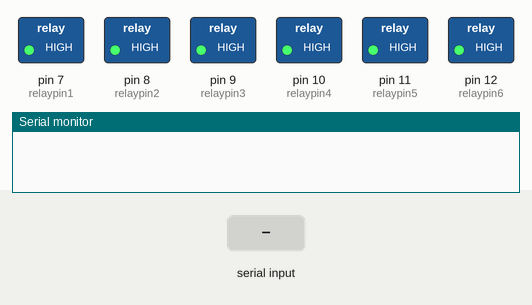
This sketch was run on a simulated Arduino Uno, built with avr-gcc and run on an emulated ATmega328P. Shown: switched loads named in the sketch (green lamp = pin HIGH), the last lines printed to the serial monitor. The test bench sets the inputs (shaded band).

Above: at 0.9 s.
1.0 s: "i" received over Serial
2.5 s: byte 104 (104) received over Serial
At 2.9 s:
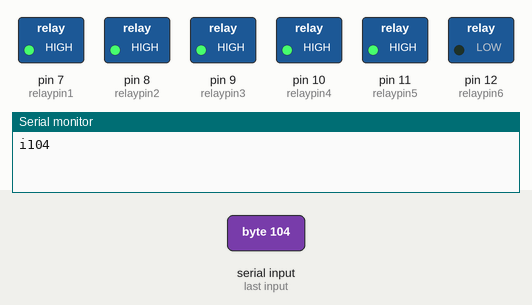
4.1 s: "c" received over Serial
At 5.6 s:
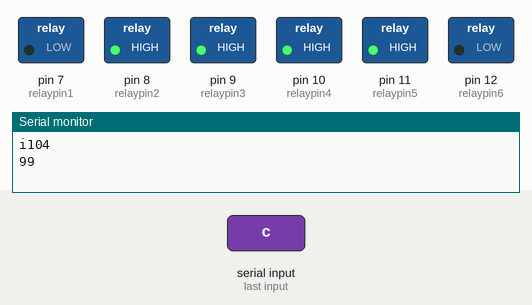
6.1 s: byte 103 (103) received over Serial
At 6.8 s:
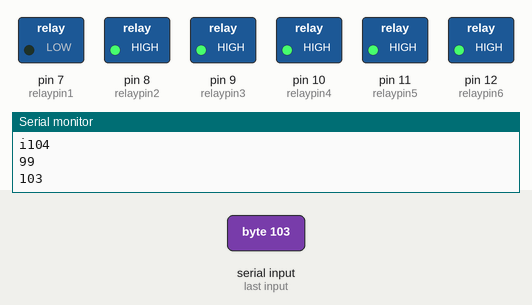
7.6 s: "d" received over Serial
At 9.3 s:
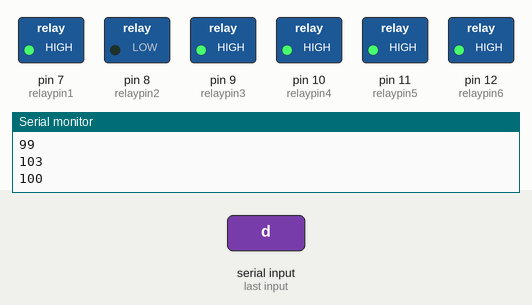
9.6 s: "e" received over Serial
At 11.0 s:
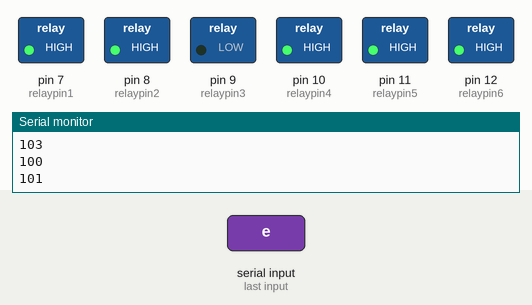
Timing chart, 0 to 12.6 s (numbered marks = the images above; inputs shaded):
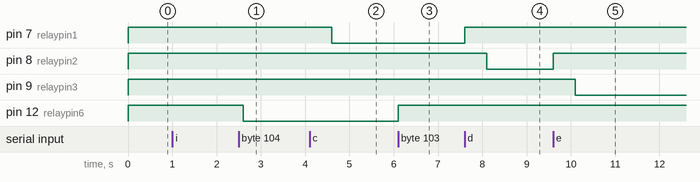

The sketch:

controller.ino
```cpp
/*
 * Written by Max Leon Guwa (OrangePurgatory; https://github.com/OrangePurgatory)
 * Verification done, working
 *
 *
 *
 * Data:
 *
 * a(97): Turn off
 * b(98): Turn on
 * c(99): Speed 1
 * d(100): Speed 2
 * e(101): Speed 3
 * f(102): Speed 4
 * g(103): Swing off
 * h(104): Swing on
 * i(105): Initialisation key (DO NOT SEND!)
 *
 *
*/

// defining pins
const int relaypin1 = 7;
const int relaypin2 = 8;
const int relaypin3 = 9;
const int relaypin4 = 10;
const int relaypin5 = 11;
const int relaypin6 = 12;
const int ledpin = 13;

// defining variables
int in = 0;

void setup()
{
   // defining bitrate of serial input
   digitalWrite(relaypin1, HIGH);
   digitalWrite(relaypin2, HIGH);
   digitalWrite(relaypin3, HIGH);
   digitalWrite(relaypin4, HIGH);
   digitalWrite(relaypin5, HIGH);
   digitalWrite(relaypin6, HIGH);
   Serial.begin(19200);
   // attaching relays
   pinMode(relaypin1, OUTPUT);

   pinMode(relaypin2, OUTPUT);

   pinMode(relaypin3, OUTPUT);

   pinMode(relaypin4, OUTPUT);

   pinMode(relaypin5, OUTPUT);

   pinMode(relaypin6, OUTPUT);
   // initializing
   bool active = false;
   while (!active)
   {
      while (Serial.available())
      {
         char c = Serial.read();
         if (c == 'i')
         {
            Serial.write('i');
            active = true;
            digitalWrite(ledpin, LOW);
            break;
         }
         else
         {
            digitalWrite(ledpin, HIGH);
            break;
         }
      }
   }
}

void loop()
{
   while (Serial.available())
   {                           // while serial is sending data -
      int in = Serial.read(); // - read data received
      // relay1-4 (fan speed)
      Serial.println(in);
      if (in == 99)
      {
         digitalWrite(relaypin2, HIGH);
         digitalWrite(relaypin3, HIGH);
         digitalWrite(relaypin4, HIGH);
         delay(500);
         digitalWrite(relaypin1, LOW);
      }
      else if (in == 100)
      {
         digitalWrite(relaypin1, HIGH);
         digitalWrite(relaypin3, HIGH);
         digitalWrite(relaypin4, HIGH);
         delay(500);
         digitalWrite(relaypin2, LOW);
      }
      else if (in == 101)
      {
         digitalWrite(relaypin1, HIGH);
         digitalWrite(relaypin2, HIGH);
         digitalWrite(relaypin4, HIGH);
         delay(500);
         digitalWrite(relaypin3, LOW);
      }
      else if (in == 102)
      {
         digitalWrite(relaypin1, HIGH);
         digitalWrite(relaypin2, HIGH);
         digitalWrite(relaypin3, HIGH);
         delay(500);
         digitalWrite(relaypin4, LOW);
         // relay5 (fan off/on)
      }
      else if (in == 97)
      {
         digitalWrite(relaypin5, HIGH);
      }
      else if (in == 98)
      {
         delay(100);
         digitalWrite(relaypin5, LOW);
         // relay6 (swing off/on)
      }
      else if (in == 103)
      {
         digitalWrite(relaypin6, HIGH);
      }
      else if (in == 104)
      {
         delay(100);
         digitalWrite(relaypin6, LOW);
      }
   }
}
```

Measured:
- after the input at 2.5 s, pin 12 (relaypin6): HIGH → LOW after 0.10 s
- after the input at 4.1 s, pin 7 (relaypin1): HIGH → LOW after 0.50 s
- after the input at 6.1 s, pin 12 (relaypin6): LOW → HIGH at once
- after the input at 7.6 s, pin 7 (relaypin1): LOW → HIGH at once; pin 8 (relaypin2): HIGH → LOW after 0.50 s
- after the input at 9.6 s, pin 8 (relaypin2): LOW → HIGH at once; pin 9 (relaypin3): HIGH → LOW after 0.50 s
